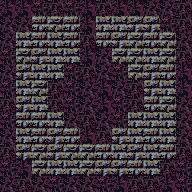

Below is a game level as drawn by its tile map, then a one-line description and the .tmx file that defines it, in full:
An orthogonal 12x12 tile map with 16x16 px tiles, 1 tile layer (tile) and 14 objects.

<map version="1.0" tiledversion="1.1.2" orientation="orthogonal" renderorder="right-down" width="12" height="12" tilewidth="16" tileheight="16" infinite="0" nextobjectid="54">
 <tileset firstgid="1" source="tileset.tsx" />
 <layer name="tile" width="12" height="12">
  <data encoding="csv">
8,8,9,6,9,8,6,8,8,7,7,6,
7,7,5,2,5,8,3,3,4,4,9,6,
7,3,5,3,5,6,5,4,2,5,2,7,
9,2,4,3,3,8,7,2,2,3,2,6,
7,4,3,3,9,6,7,9,2,4,5,8,
9,3,2,6,9,7,8,7,6,4,3,8,
6,4,3,6,9,7,8,9,6,5,2,7,
9,5,5,3,7,6,7,9,3,3,3,7,
7,3,5,4,5,8,6,4,3,5,3,7,
6,4,2,4,2,2,5,3,4,3,5,6,
9,8,2,3,3,2,4,4,5,3,6,9,
7,6,7,9,7,7,9,8,6,6,8,9
</data>
 </layer>
 <objectgroup name="furniture">
  <object id="39" gid="26" x="80" y="32" width="16" height="16" />
  <object id="40" gid="29" x="96" y="144" width="16" height="16" />
  <object id="41" gid="29" x="80" y="144" width="16" height="16" />
  <object id="42" gid="72" x="128" y="96" width="16" height="16" />
  <object id="43" gid="72" x="128" y="112" width="16" height="16" />
  <object id="44" gid="72" x="48" y="96" width="16" height="16" />
  <object id="45" gid="72" x="48" y="112" width="16" height="16" />
  <object id="46" gid="69" x="64" y="80" width="16" height="16" />
  <object id="47" gid="69" x="112" y="80" width="16" height="16" />
  <object id="48" gid="69" x="112" y="128" width="16" height="16" />
  <object id="49" gid="69" x="64" y="128" width="16" height="16" />
 </objectgroup>
 <objectgroup name="item">
  <object id="50" gid="212" x="128" y="112" width="16" height="16">
   <properties>
    <property name="probability" value="10" />
   </properties>
  </object>
  <object id="51" gid="212" x="128" y="96" width="16" height="16">
   <properties>
    <property name="probability" value="10" />
   </properties>
  </object>
 </objectgroup>
 <objectgroup name="creature">
  <object id="53" gid="251" x="80" y="96" width="16" height="16">
   <properties>
    <property name="probability" value="69" />
   </properties>
  </object>
 </objectgroup>
 <objectgroup name="description" />
</map>
